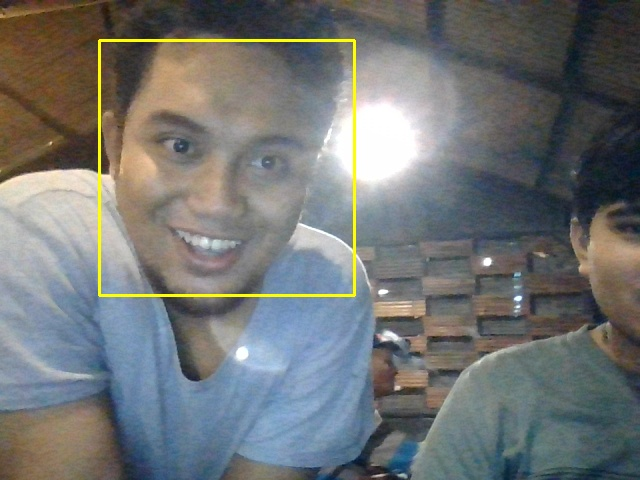
#> input picture Smart-Absensi-main/datawajah/043_Adib _Informatika A_10.jpg, 640 x 480 px; its folder holds only this picture in this run
$ python -i 'Face Attendance - Smart Absensi.py'   (imports and definitions only)
#> lines starting #> are read from the running program, lines starting #| are printed output that depends on the picture
import cv2, os, numpy as np
import tkinter as tk
from PIL import ImageTk, Image
from datetime import datetime

def selesai1():
    intructions.config(text="Rekam Data Telah Selesai!")
def selesai2():
    intructions.config(text="Training Wajah Telah Selesai!")
def selesai3():
    intructions.config(text="Absensi Telah Dilakukan")
# [34 lines left out: function rekamDataWajah, not called in this run]

def trainingWajah():
    wajahDir = 'datawajah'
    latihDir = 'latihwajah'

    def getImageLabel(path):
#> called with path = 'datawajah'
        imagePaths = [os.path.join(path, f) for f in os.listdir(path)]
        faceSamples = []
        faceIDs = []
        for imagePath in imagePaths:
            PILimg = Image.open(imagePath).convert('L')
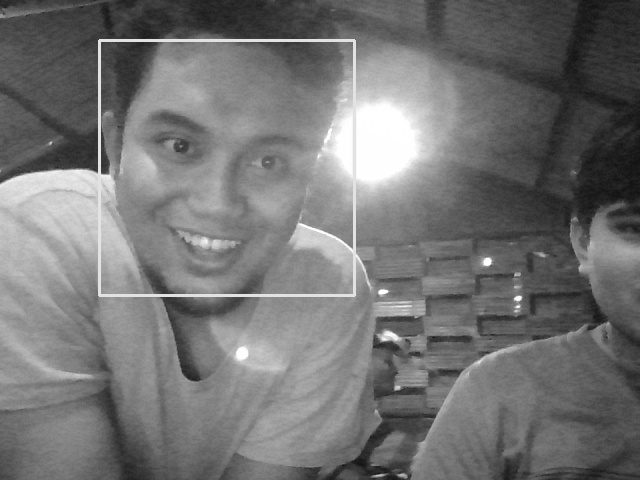
#> PILimg: PIL image 640x480 L; min 17, max 255, mean 115.5
            imgNum = np.array(PILimg, 'uint8')
            faceID = int(os.path.split(imagePath)[-1].split('_')[0])
            faces = faceDetector.detectMultiScale(imgNum)
#> faces = [[102, 62, 241, 241]]
            for (x, y, w, h) in faces:
                faceSamples.append(imgNum[y:y + h, x:x + w])
                faceIDs.append(faceID)
#> this loop made 1 pass
#> after the loop, faceIDs = [43]; faceSamples = 1 item
            return faceSamples, faceIDs

    faceRecognizer = cv2.face.LBPHFaceRecognizer_create()
    faceDetector = cv2.CascadeClassifier('haarcascade_frontalface_default.xml')
    faces, IDs = getImageLabel(wajahDir)
#> faces = 1 item; IDs = [43]
    faceRecognizer.train(faces, np.array(IDs))
    # simpan
    faceRecognizer.write(latihDir + '/training.xml')
    selesai2()

# [62 lines left out: functions markAttendance, absensiWajah, not called in this run]

# GUI
# [1 line not run here, left out]
# mengatur canvas (window tkinter)
# [1 line that did not run here, left out]
# [2 lines not run here, left out]
# judul
# [1 line that did not run here, left out]
# [1 line not run here, left out]
#credit
# [1 line that did not run here, left out]
# [1 line not run here, left out]
# for entry data nama
# [1 line that did not run here, left out]
# [1 line not run here, left out]
# [1 line that did not run here, left out]
# [1 line not run here, left out]
# for entry data nim
# [1 line that did not run here, left out]
# [1 line not run here, left out]
# [1 line that did not run here, left out]
# [1 line not run here, left out]
# for entry data kelas
# [1 line that did not run here, left out]
# [1 line not run here, left out]
# [1 line that did not run here, left out]
# [3 lines not run here, left out]

# tombol untuk rekam data wajah
# [1 line that did not run here, left out]
# [1 line not run here, left out]
Rekam_text = tk.StringVar()
# [1 line that did not run here, left out]
# [2 lines not run here, left out]

# tombol untuk training wajah
Rekam_text1 = tk.StringVar()
# [1 line that did not run here, left out]
# [2 lines not run here, left out]

# tombol absensi dengan wajah
Rekam_text2 = tk.StringVar()
# [1 line that did not run here, left out]
# [4 lines not run here, left out]

#> (the run stopped early here; a loop or call above may not have finished)

$ run again, on Smart-Absensi-main/datawajah/111_Yudhan_J_1.jpg
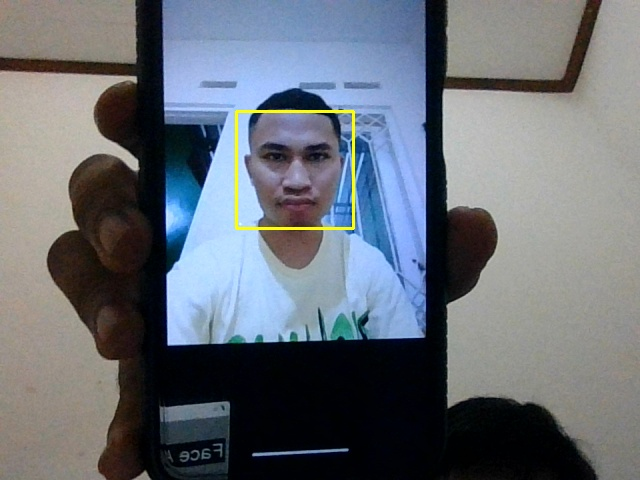
#> input picture Smart-Absensi-main/datawajah/111_Yudhan_J_1.jpg, 640 x 480 px
#> in getImageLabel, `PILimg = Image.open(imagePath).convert('L')`:
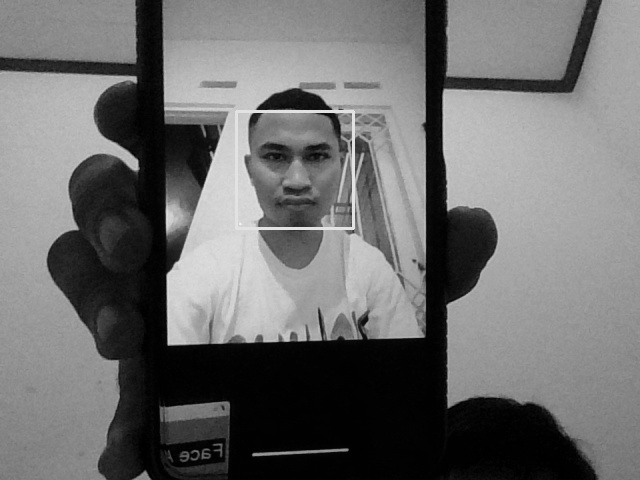
#> PILimg: PIL image 640x480 L; min 0, max 244, mean 109.8
#> in getImageLabel, `faces = faceDetector.detectMultiScale(imgNum)`: faces = [[238, 113, 115, 115]]
#> the loop in getImageLabel, `for (x, y, w, h) in faces:` made 1 pass
#> after the loop in getImageLabel, `for (x, y, w, h) in faces:`: faceIDs = [111]; faceSamples = 1 item
#> in trainingWajah, `faces, IDs = getImageLabel(wajahDir)`: IDs = [111]
